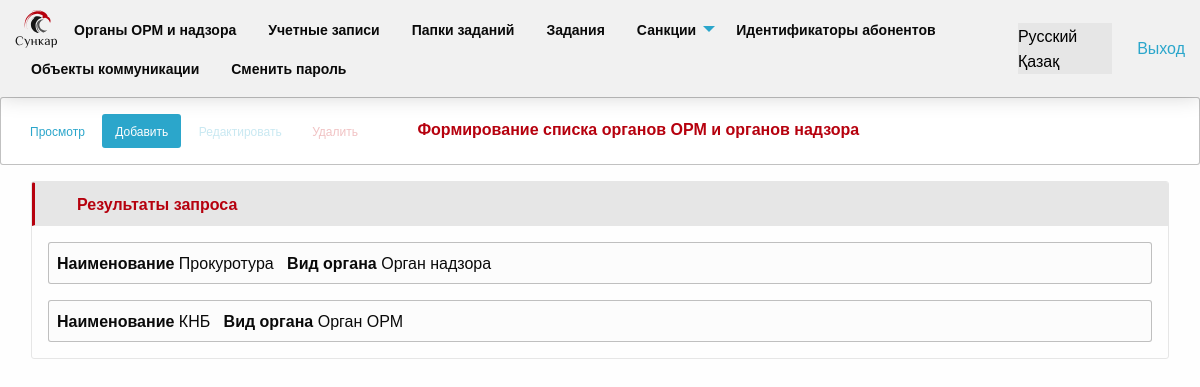
The app's page /organizations/ (signed in), older data.
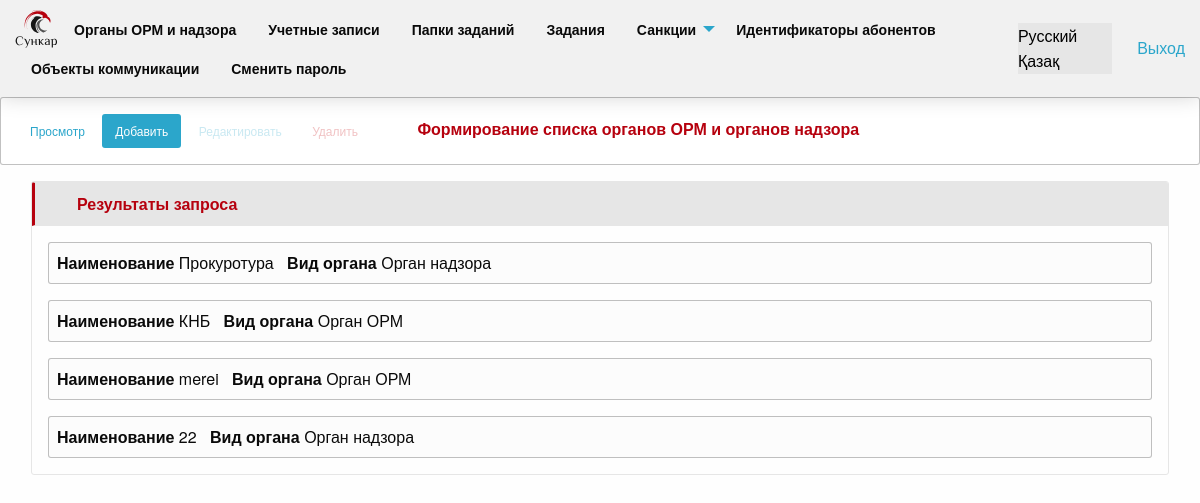
The same page, newer data.
### apps/dictionary/models.py (models this page shows, shortened)
class Organization(TimestampMixin):
    class Meta:
        verbose_name = 'Органы ОРМ и надзора'
        verbose_name_plural = 'Органы ОРМ и надзора'
        permissions = (
            ('menu_view_organization', 'Органы ОРМ и надзора - в Меню'),
        )
    name = models.CharField(
        max_length=512,
        unique=True,
        verbose_name=_('organization_name')
    )
    kind = models.CharField(
        max_length=16,
        verbose_name=_('organization_kind'),
        choices=ORG_KIND
    )

### apps/dictionary/views.py (the view)
class OrganizationsView(ListView):
    template_name = 'dictionary/organization/index.html'
    model = Organization
    def get_context_data(self, *, object_list=None, **kwargs):
        ctx = super().get_context_data(**kwargs)
        ctx['org_kind'] = ORG_KIND
        ctx['add_form'] = OrganizationForm
        return ctx

### apps/system/context_processors.py (called while the page is built)
def menu_context(request):
    context_data = dict()
    user = request.user
    if not request.user.is_authenticated:
        return context_data
    groups = Group.objects.filter(user=user).all()
    permissions = set(Permission.objects.filter(user=user))
    for group in groups:
        permissions.update(set(group.permissions.all()))
    items = []
    for perm in permissions:
        if 'menu_view' in perm.codename:
            item = MENU_ITEMS.get(perm.codename)
            if item:
                items.append(item)
    items = sorted(items, key=lambda k: k.get('priority'))
    context_data['menu_items'] = items
    return context_data

### apps/dictionary/templates/dictionary/organization/index.html (shortened to what this page needs)
{% extends 'dictionary/organization/base_org.html' %}
{% load i18n %}
{% block actions %}
    <a class="button small clear button_custom" onclick="onView()">
        {% translate 'view_button' %}
    </a>
    <a class="button small button_custom" onclick="onAdd()">
        {% translate 'add_button' %}
    </a>
    <a class="button small clear button_custom action_button" disabled onclick="">
        {% translate 'edit_button' %}
    </a>
    <a class="button small clear alert button_custom action_button" disabled onclick="onRemoveElement()">
        {% translate 'delete_button' %}
    </a>
    <span class="headers_section">
        {% translate 'header_section_organization' %}
    </span>
{% endblock %}
{% block content %}
    <div class="card">
        <div class="card-divider">
            <span class="headers_local">
                {% translate 'query_result_header' %}
            </span>
        </div>
        <div class="card-section">
            {% for org in organization_list %}
                <div class="callout secondary small orgs" id="org_{{ org.id }}">
                    <b>{% translate 'name_tag' %}</b> {{ org.name }} &nbsp;
                    <b>{% translate 'organization_kind' %}</b> {{ org.get_kind_display }}
                </div>
            {% endfor %}
        </div>
    </div>
{% endblock %}

Row changes from the older to the newer data that the page shows:
added Organization: name "merei", kind "Орган ОРМ"
added Organization: name "22", kind "Орган надзора"
